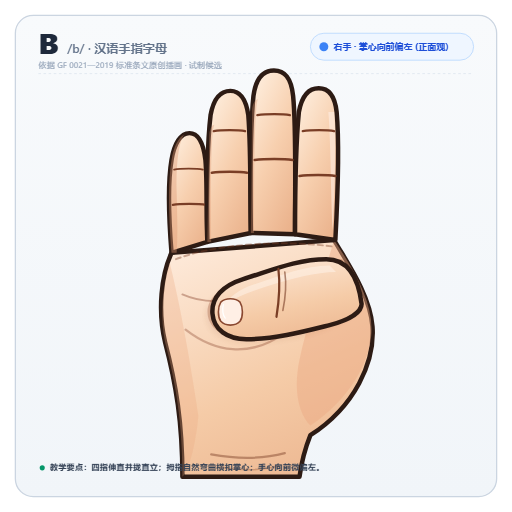
#> input picture tools/assessment/candidate-B-512.png, 512 x 512 px, found by its file name
$ python build_candidate_b_revised.py
#> lines starting #> are read from the running program, lines starting #| are printed output that depends on the picture
import os
import subprocess
from PIL import Image

# Revised SVG:
# 1. Anatomical hand: RIGHT HAND facing forward slightly tilted left.
#    In front view of right hand palm:
#    - Left side is THENAR (大鱼际) and THUMB (拇指).
#    - Right side is HYPOTHENAR (小鱼际) and PINKY (小指).
#    - Fingers left-to-right: Index (食指), Middle (中指), Ring (无名指), Pinky (小指).
#    - Slight tilt left: Palm faces front-left (towards viewer's right slightly, so right/lateral edge of hand recedes slightly).
# 2. Hand-to-finger proportions:
#    - Hand length: fingers ~ 45-50% of hand, palm ~ 50-55%.
#    - Fingers have natural arc: Middle is longest, Ring slightly shorter, Index slightly shorter than Ring, Pinky shortest.
#    - MCP knuckles curve naturally downwards toward pinky.
# 3. Clean vector Cel-shading (flat clean shadows, NO bitmap/feDropShadow filters).
# 4. Thumb flexion: originates from left thenar eminence, flexes at MP and IP joints, tip clearly rests against the middle palm surface.
# 5. Clear 256px readability with clean dark outlines (#2B1810) and warm inviting skin tones.

revised_svg = """<svg xmlns="http://www.w3.org/2000/svg" viewBox="0 0 800 800" width="800" height="800">
  <defs>
    <!-- Background clean gradient -->
    <linearGradient id="bgGrad" x1="0" y1="0" x2="0" y2="1">
      <stop offset="0%" stop-color="#F8FAFC"/>
      <stop offset="100%" stop-color="#F1F5F9"/>
    </linearGradient>

    <!-- Warm Natural Skin Tones -->
    <linearGradient id="skinBase" x1="0.2" y1="0" x2="0.8" y2="1">
      <stop offset="0%" stop-color="#FDEFE2"/>
      <stop offset="60%" stop-color="#F7D3B8"/>
      <stop offset="100%" stop-color="#EBB38D"/>
    </linearGradient>

    <linearGradient id="fingerBase" x1="0.3" y1="0" x2="0.7" y2="1">
      <stop offset="0%" stop-color="#FFF3E8"/>
      <stop offset="50%" stop-color="#F8D6BC"/>
      <stop offset="100%" stop-color="#EEBA96"/>
    </linearGradient>
  </defs>

  <!-- Card Background Container -->
  <rect x="24" y="24" width="752" height="752" rx="28" fill="url(#bgGrad)" stroke="#CBD5E1" stroke-width="2"/>
  <path d="M 60 115 L 740 115" stroke="#E2E8F0" stroke-width="1.5" stroke-dasharray="4 4"/>

  <!-- Card Header & Metadata -->
  <g id="header-meta">
    <text x="60" y="85" font-family="-apple-system, BlinkMacSystemFont, 'Segoe UI', Roboto, 'PingFang SC', 'Microsoft YaHei', sans-serif" font-size="48" font-weight="800" fill="#1E293B">B</text>
    <text x="110" y="83" font-family="-apple-system, BlinkMacSystemFont, 'Segoe UI', Roboto, 'PingFang SC', 'Microsoft YaHei', sans-serif" font-size="20" font-weight="600" fill="#475569">/b/ · 汉语手指字母</text>
    <text x="60" y="106" font-family="-apple-system, BlinkMacSystemFont, 'Segoe UI', Roboto, 'PingFang SC', 'Microsoft YaHei', sans-serif" font-size="13" fill="#64748B">依据 GF 0021—2019 标准条文原创矢量教学插画 · 候选第二版</text>

    <!-- Clear Right-Hand Badge -->
    <g transform="translate(485, 52)">
      <rect x="0" y="0" width="255" height="42" rx="21" fill="#EFF6FF" stroke="#93C5FD" stroke-width="1.5"/>
      <circle cx="21" cy="21" r="7" fill="#2563EB"/>
      <text x="36" y="26" font-family="-apple-system, BlinkMacSystemFont, 'Segoe UI', Roboto, 'PingFang SC', 'Microsoft YaHei', sans-serif" font-size="14" font-weight="700" fill="#1D4ED8">右手 · 掌心向前偏左 (正面观)</text>
    </g>
  </g>

  <!-- Illustration Main Group -->
  <!-- Hand Center: X ~ 400, Y ~ 430 -->
  <g id="hand-illustration">

    <!-- 1. FOREARM & WRIST BASE -->
    <path id="wrist-forearm" d="
      M 315 745
      C 318 695, 310 655, 292 610
      C 275 565, 260 520, 255 470
      L 548 460
      C 545 520, 532 580, 510 635
      C 495 675, 490 710, 488 745
      Z"
      fill="url(#skinBase)"
      stroke="#2B1810"
      stroke-width="7"
      stroke-linejoin="round"/>

    <!-- Wrist flat shadow & contour lines -->
    <path d="
      M 548 460
      C 545 520, 532 580, 510 635
      C 495 675, 490 710, 488 745
      L 468 745
      C 472 705, 478 665, 492 625
      C 512 575, 524 515, 526 460
      Z"
      fill="#DF9A76"
      opacity="0.45"/>

    <!-- 2. FOUR EXTENDED FINGERS (Left to Right: Index, Middle, Ring, Pinky) -->

    <!-- Finger 1: INDEX (食指, 位于手内侧偏左) -->
    <!-- X range: ~270 to 335, Top y ~ 160 -->
    <g id="finger-index">
      <path d="
        M 275 460
        C 272 400, 270 300, 274 235
        C 277 185, 288 160, 305 160
        C 322 160, 332 185, 336 235
        C 340 290, 338 380, 338 438
        Z"
        fill="url(#fingerBase)"
        stroke="#2B1810"
        stroke-width="7"
        stroke-linejoin="round"/>
      <!-- Index DIP crease -->
      <path d="M 280 230 C 294 227, 318 227, 330 230" stroke="#7A361C" stroke-width="3.5" stroke-linecap="round" fill="none"/>
      <!-- Index PIP crease -->
      <path d="M 276 305 C 294 302, 320 302, 334 305" stroke="#7A361C" stroke-width="4" stroke-linecap="round" fill="none"/>
      <!-- Soft inner side light -->
      <path d="M 278 175 C 275 220, 275 320, 278 400" stroke="#FFF7ED" stroke-width="3" stroke-linecap="round" opacity="0.6" fill="none"/>
    </g>

    <!-- Finger 2: MIDDLE (中指, 最长, 居中微偏左) -->
    <!-- X range: ~338 to 410, Top y ~ 130 -->
    <g id="finger-middle">
      <path d="
        M 338 438
        C 338 360, 339 270, 344 205
        C 348 155, 360 130, 377 130
        C 394 130, 404 155, 408 205
        C 413 270, 412 360, 412 436
        Z"
        fill="url(#fingerBase)"
        stroke="#2B1810"
        stroke-width="7"
        stroke-linejoin="round"/>
      <!-- Flat separation shadow along left side -->
      <path d="M 338 438 L 341 200 C 342 170, 346 150, 350 150 C 344 175, 343 270, 343 438 Z" fill="#D98E68" opacity="0.4"/>
      <!-- Middle DIP crease -->
      <path d="M 350 205 C 365 202, 390 202, 402 205" stroke="#7A361C" stroke-width="3.5" stroke-linecap="round" fill="none"/>
      <!-- Middle PIP crease -->
      <path d="M 345 285 C 364 282, 392 282, 406 285" stroke="#7A361C" stroke-width="4" stroke-linecap="round" fill="none"/>
    </g>

    <!-- Finger 3: RING (无名指, 稍短于中指) -->
    <!-- X range: ~412 to 478, Top y ~ 155 -->
    <g id="finger-ring">
      <path d="
        M 412 436
        C 412 370, 413 285, 417 225
        C 421 178, 432 155, 447 155
        C 462 155, 471 178, 474 225
        C 477 285, 476 370, 476 448
        Z"
        fill="url(#fingerBase)"
        stroke="#2B1810"
        stroke-width="7"
        stroke-linejoin="round"/>
      <!-- Flat separation shadow along left side -->
      <path d="M 412 436 L 414 215 C 415 190, 419 175, 423 175 C 418 195, 417 280, 417 436 Z" fill="#D98E68" opacity="0.4"/>
      <!-- Ring DIP crease -->
      <path d="M 423 228 C 436 225, 458 225, 469 228" stroke="#7A361C" stroke-width="3.5" stroke-linecap="round" fill="none"/>
      <!-- Ring PIP crease -->
      <path d="M 419 305 C 435 302, 460 302, 472 305" stroke="#7A361C" stroke-width="4" stroke-linecap="round" fill="none"/>
    </g>

    <!-- Finger 4: PINKY (小指, 外侧最右, 最短) -->
    <!-- X range: ~476 to 536, Top y ~ 220 -->
    <g id="finger-pinky">
      <path d="
        M 476 448
        C 476 390, 477 325, 482 280
        C 485 240, 495 220, 508 220
        C 521 220, 529 240, 532 280
        C 536 335, 536 410, 535 465
        Z"
        fill="url(#fingerBase)"
        stroke="#2B1810"
        stroke-width="7"
        stroke-linejoin="round"/>
      <!-- Flat separation shadow along left side -->
      <path d="M 476 448 L 478 275 C 479 250, 483 238, 487 238 C 482 255, 481 330, 481 448 Z" fill="#D98E68" opacity="0.4"/>
      <!-- Pinky DIP crease -->
      <path d="M 488 280 C 498 278, 518 278, 527 280" stroke="#7A361C" stroke-width="3" stroke-linecap="round" fill="none"/>
      <!-- Pinky PIP crease -->
      <path d="M 484 345 C 497 342, 520 342, 530 345" stroke="#7A361C" stroke-width="3.5" stroke-linecap="round" fill="none"/>
    </g>

    <!-- 3. PALM SURFACE & THENAR EMINENCE (大鱼际在左侧，掌心弧度) -->
    <!-- Base palm skin overlap across MCP joints -->
    <path id="palm-front" d="
      M 260 480
      C 255 440, 275 425, 305 435
      C 340 435, 410 432, 475 445
      C 515 452, 545 455, 542 490
      C 535 550, 510 615, 470 655
      C 420 675, 340 670, 290 610
      C 265 570, 260 525, 260 480
      Z"
      fill="url(#skinBase)"
      stroke="#2B1810"
      stroke-width="7"
      stroke-linejoin="round"/>

    <!-- Thenar Eminence (左侧大鱼际，饱满圆润) -->
    <path d="
      M 260 480
      C 240 515, 242 560, 265 595
      C 285 625, 315 645, 345 645
      C 325 615, 300 565, 300 515
      C 300 485, 280 470, 260 480
      Z"
      fill="#E79F7C"
      opacity="0.3"/>

    <!-- Hypothenar Eminence (右侧小鱼际，掌侧阴影) -->
    <path d="
      M 542 490
      C 538 545, 515 605, 475 645
      C 460 635, 485 580, 495 530
      C 505 480, 528 470, 542 490
      Z"
      fill="#DF9570"
      opacity="0.4"/>

    <!-- Natural Palm Creases (清晰手掌掌纹) -->
    <!-- Distal crease (天纹 / 远端横纹) -->
    <path d="M 335 480 C 385 470, 460 478, 515 500" stroke="#7A361C" stroke-width="3" stroke-linecap="round" opacity="0.45" fill="none"/>
    <!-- Proximal crease (人纹 / 近端横纹) -->
    <path d="M 285 525 C 330 528, 410 540, 475 565" stroke="#7A361C" stroke-width="3.5" stroke-linecap="round" opacity="0.45" fill="none"/>
    <!-- Thenar crease (地纹 / 大鱼际生命线) -->
    <path d="M 285 525 C 315 565, 335 605, 340 645" stroke="#7A361C" stroke-width="3.5" stroke-linecap="round" opacity="0.4" fill="none"/>

    <!-- 4. THUMB (RIGHT HAND: CURLED INWARD ACROSS PALM FROM LEFT THENAR) -->
    <!-- Planar clear cast shadow behind curled thumb (NO blur filter) -->
    <path d="
      M 268 495
      C 300 495, 350 515, 395 525
      C 435 535, 455 555, 445 580
      C 425 600, 380 600, 335 590
      C 295 580, 270 550, 268 495
      Z"
      fill="#85361A"
      opacity="0.32"/>

    <!-- Thumb Group: clearly showing MP base on left, proximal phalanx, IP flexion, and distal phalanx pointing right-downward onto palm center -->
    <g id="thumb-curled-right">
      <!-- Outer contour of curled thumb -->
      <path d="
        M 252 485
        C 245 445, 275 425, 310 435
        C 345 445, 385 465, 418 488
        C 438 502, 448 522, 442 542
        C 435 565, 412 578, 382 575
        C 345 570, 310 558, 275 538
        C 258 528, 253 505, 252 485
        Z"
        fill="url(#skinBase)"
        stroke="#2B1810"
        stroke-width="7"
        stroke-linejoin="round"/>

      <!-- Planar shading for thumb volume (cel-shaded lower half) -->
      <path d="
        M 275 538
        C 310 558, 345 570, 382 575
        C 412 578, 435 565, 442 542
        C 438 535, 420 545, 390 545
        C 350 545, 315 535, 275 515
        Z"
        fill="#D98A62"
        opacity="0.5"/>

      <!-- Thumb IP Joint Flexion Crease (清晰关节弯曲折痕，交代转折支点) -->
      <path d="M 370 460 C 378 485, 382 515, 378 545" stroke="#7A361C" stroke-width="4" stroke-linecap="round" fill="none"/>
      <path d="M 382 468 C 388 490, 390 512, 388 535" stroke="#7A361C" stroke-width="2.5" stroke-linecap="round" opacity="0.6" fill="none"/>

      <!-- Thumb Nail (清晰位于拇指指尖背侧微侧方) -->
      <path d="
        M 412 512
        C 424 515, 432 525, 430 538
        C 428 548, 418 554, 406 550
        C 400 542, 402 525, 412 512
        Z"
        fill="#FFF1E8"
        stroke="#7A361C"
        stroke-width="2.5"/>
      <!-- Nail highlight -->
      <path d="M 416 518 C 424 522, 425 530, 423 538" stroke="#FFFFFF" stroke-width="2" stroke-linecap="round" fill="none"/>

      <!-- Light dorsal highlight on thumb edge -->
      <path d="M 285 440 C 320 448, 355 465, 385 485" stroke="#FFF7ED" stroke-width="3" stroke-linecap="round" opacity="0.6" fill="none"/>
    </g>

    <!-- Natural wrist creases (手腕横纹) -->
    <path d="M 345 705 C 390 714, 430 712, 465 702" stroke="#7A361C" stroke-width="3.5" stroke-linecap="round" opacity="0.4" fill="none"/>
    <path d="M 360 725 C 395 732, 425 730, 452 722" stroke="#7A361C" stroke-width="2.5" stroke-linecap="round" opacity="0.3" fill="none"/>
  </g>

  <!-- Clear Educational Legend Footer -->
  <g id="footer-notes" transform="translate(60, 725)">
    <circle cx="6" cy="6" r="4" fill="#059669"/>
    <text x="18" y="10" font-family="-apple-system, BlinkMacSystemFont, 'Segoe UI', Roboto, 'PingFang SC', 'Microsoft YaHei', sans-serif" font-size="13" font-weight="600" fill="#334155">规范要点：右手同侧胸前；四指并拢直立；拇指向掌心弯曲扣贴；手心向前微偏左。</text>
  </g>
</svg>
"""

out_dir = r"工作副本/二维示范/practice/content/demos/illustration-candidates/B"
os.makedirs(out_dir, exist_ok=True)

svg_path = os.path.join(out_dir, "candidate-B.svg")
with open(svg_path, "w", encoding="utf-8") as f:
    f.write(revised_svg)

print(f"Updated SVG written to {svg_path}")

# Render 512x512 via headless Chrome
html_content = f'''<!DOCTYPE html>
<html>
<head>
<meta charset='utf-8'>
<style>
  body {{ margin: 0; padding: 0; background: transparent; overflow: hidden; }}
  img {{ width: 512px; height: 512px; display: block; }}
</style>
</head>
<body>
  <img src='file:///{svg_path.replace(chr(92), "/")}'>
</body>
</html>'''

temp_html = os.path.join(out_dir, 'render_512.html')
with open(temp_html, 'w', encoding='utf-8') as f:
    f.write(html_content)

png_512 = os.path.join(out_dir, 'candidate-B-512.png')
chrome_bin = r'C:\Program Files\Google\Chrome\Application\chrome.exe'
cmd = [
    chrome_bin,
    '--headless',
    '--disable-gpu',
    f'--screenshot={png_512}',
    '--window-size=512,512',
    '--default-background-color=00000000',
    f'file:///{temp_html.replace(chr(92), "/")}'
]
subprocess.run(cmd, check=True)
#> (this line was passed over: subprocess is not available in this run)

# Generate 256x256 preview from 512
im = Image.open(png_512)
#> im is the input picture: PIL image 512x512 RGBA; mean R, G, B, A 208, 200.9, 196.4, 226.2
png_256 = os.path.join(out_dir, 'candidate-B-256.png')
im.resize((256, 256), Image.Resampling.LANCZOS).save(png_256)
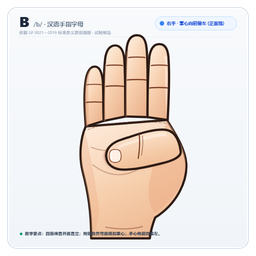
#> saved as candidate-B-256.png: PIL image 256x256 RGBA; mean R, G, B, A 211.2, 204, 199.5, 226.1; transparent parts drawn white

# Generate 1024x1024 high-res
html_1024 = f'''<!DOCTYPE html>
<html>
<head>
<meta charset='utf-8'>
<style>
  body {{ margin: 0; padding: 0; background: transparent; overflow: hidden; }}
  img {{ width: 1024px; height: 1024px; display: block; }}
</style>
</head>
<body>
  <img src='file:///{svg_path.replace(chr(92), "/")}'>
</body>
</html>'''
temp_html_1024 = os.path.join(out_dir, 'render_1024.html')
with open(temp_html_1024, 'w', encoding='utf-8') as f:
    f.write(html_1024)

png_1024 = os.path.join(out_dir, 'candidate-B-1024.png')
cmd_1024 = [
    chrome_bin,
    '--headless',
    '--disable-gpu',
    f'--screenshot={png_1024}',
    '--window-size=1024,1024',
    '--default-background-color=00000000',
    f'file:///{temp_html_1024.replace(chr(92), "/")}'
]
subprocess.run(cmd_1024, check=True)
#> (this line was passed over: subprocess is not available in this run)

os.remove(temp_html)
os.remove(temp_html_1024)

print("Revision complete. Rendered:")
print("512:", os.path.exists(png_512), os.path.getsize(png_512))
print("256:", os.path.exists(png_256), os.path.getsize(png_256))
#> (the run stopped early here; a loop or call above may not have finished)

$ run again, with tools/assessment/hand1.png copied over tools/assessment/candidate-B-512.png
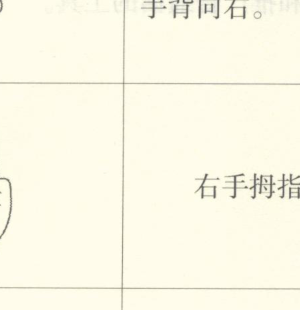
#> input picture tools/assessment/hand1.png, 300 x 310 px, found by its file name
#> im is the input picture: PIL image 300x310 RGB; mean R, G, B 251.6, 248.7, 231.1
#> `im.resize((256, 256), Image.Resampling.LANCZOS).save(png_256)`:
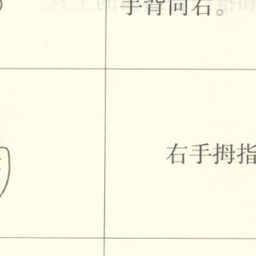
#> saved as candidate-B-256.png: PIL image 256x256 RGB; mean R, G, B 251.5, 248.7, 231.1

$ run again, with tools/assessment/hand2.png copied over tools/assessment/candidate-B-512.png
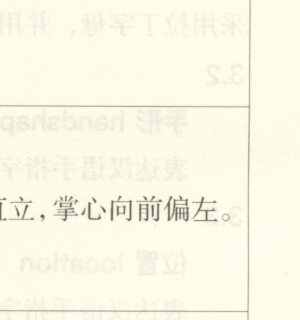
#> input picture tools/assessment/hand2.png, 300 x 320 px, found by its file name
#> im is the input picture: PIL image 300x320 RGB; mean R, G, B 250.3, 248, 229.4
#> `im.resize((256, 256), Image.Resampling.LANCZOS).save(png_256)`:
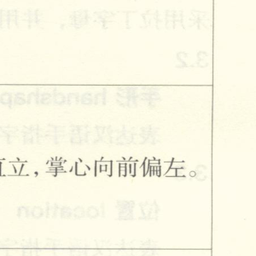
#> saved as candidate-B-256.png: PIL image 256x256 RGB; mean R, G, B 250.2, 248, 229.4

$ run again, with tools/assessment/hand3.png copied over tools/assessment/candidate-B-512.png
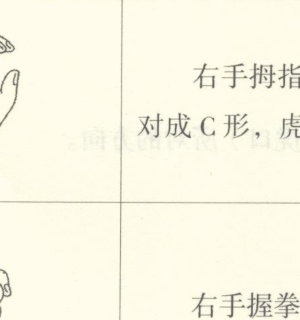
#> input picture tools/assessment/hand3.png, 300 x 320 px, found by its file name
#> im is the input picture: PIL image 300x320 RGB; mean R, G, B 249.9, 247.2, 229.2
#> `im.resize((256, 256), Image.Resampling.LANCZOS).save(png_256)`:
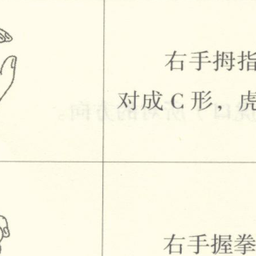
#> saved as candidate-B-256.png: PIL image 256x256 RGB; mean R, G, B 249.9, 247.1, 229.2
